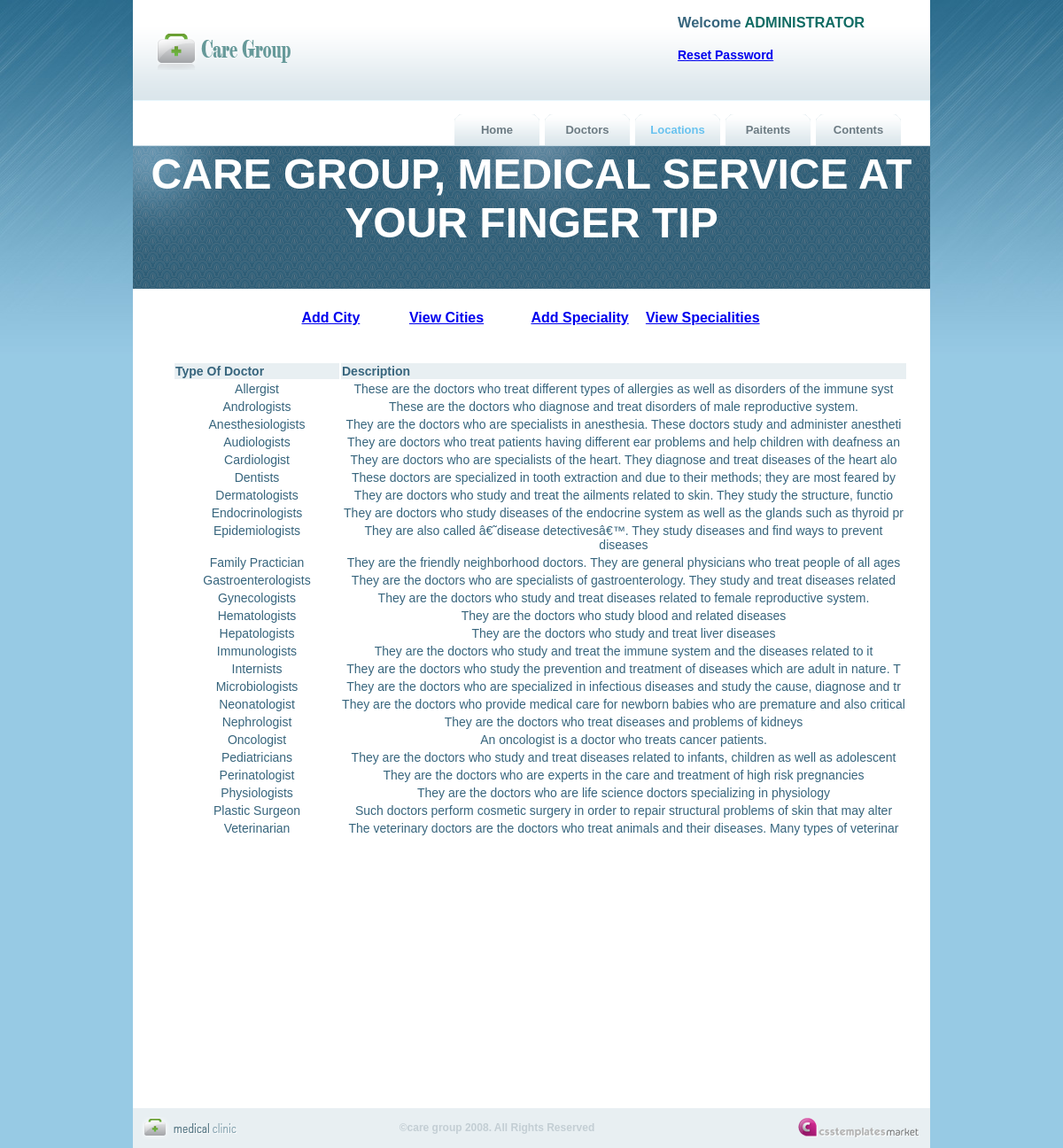
Page /TypesOfDoctors.php (signed in) on the committed database.
### tables this page shows
CREATE TABLE `doc_types` (
  `spec_id` varchar(30) NOT NULL,
  `Description` varchar(100) NOT NULL,
  PRIMARY KEY  (`spec_id`)
);

### Include/db.php (called while the page is built, shortened)
<?php
    class DataManager
    {
        var $user = "Admin";
        var $pass = "P@SSW)RD";
        var $dbHost = "localhost";
        function DataManager()
        {
            $this->con = mysql_connect($this->dbHost, $this->user, $this->pass)
            or die ("Could not connect to db: " . mysql_error());
		}
		function getSpecs()
		{
			return mysql_query("SELECT * FROM doc_types ORDER BY spec_id");
		}
	}
?>

### TypesOfDoctors.php (the view, shortened to what this page needs)
<?php
require_once("Include/db.php");
$db=new DataManager();
    if (array_key_exists("User", $_SESSION) && $_SESSION['ROLE']=='ADMIN')
    {
		$user=$_SESSION['User'];
     }
    else
    {
        header('Location: login.php' );
    }
?>
<!DOCTYPE HTML>
<html>
<head>
<link href="Style/style.css" rel="stylesheet" type="text/css">
</head>
<body>
<div id="main_container">
  <div class="header">
    	<div id="logo"><a href="index.php"><img src="Style/images/logo.png" alt="" title="" width="162" height="54" border="0" /></a></div>
   	<div class="right_header">
      <div class="top_menu">
        <h3>Welcome  <span class="dark_blue"><?php echo $user;?></span></h3>
            <h4><a href="changePW.php">Reset Password</a></h4>
      </div>
      <div id="menu">
                <ul>
                     <li><a href="AdminHome.php" title="">Home</a></li>
                    <li><a href="ViewDoctors.php" title="">Doctors</a></li>
                    <li><a class="current" href="Locations.php" title="">Locations</a></li>
                    <li><a href="Paitents.php" title="">Paitents</a></li>
                    <li><a href="AddContent.php" title="">Contents</a></li>
                </ul>
      </div>
    </div>
  </div>
    <div class="pattern_bg1">
   <marquee> <h1><font size="+6">CARE GROUP, MEDICAL SERVICE AT YOUR FINGER TIP</font></h1></p></marquee>
  </div>
    <div id="main_content">
     <br/>
    <table width="540" align="center">
      <tr align="center">
        <td width="117"><h2><a href="Locations.php"><strong>Add City</strong></a></h2></td>
        <td width="133"><h2><a href="ViewCities.php"><strong>View Cities</strong></a></h2></td>
        <td width="125"><h2><a href="Locations.php"><strong>Add Speciality</strong></a></h2></td>
        <td width="145"><h2><a href="TypesOfDoctors.php"><strong>View Specialities</strong></a></h2></td>
      </tr>
    </table>
    <p>&nbsp;</p>
    <div id="programMenu">
      <table width="830" border="0" align="center">
        <tr bgcolor="#E8EFF2">
          <th width="184"><strong>Type Of Doctor</strong></th>
          <th width="636"><strong>Description</strong></th>
        </tr>
        <?php
			$result=$db->getSpecs();
			while($row=mysql_fetch_array($result))
			{
			echo '
			  <tr align="center" valign="baseline">
				<td>'.$row[0].'</td>
				<td>'.$row[1].'</td>
			  </tr>';
			}
		?>
      </table>
    </div>
    </div>
</div>
     <div id="footer">
     	<div class="copyright">
        <img src="Style/images/footer_logo.gif" alt="" title="" />
        </div>
        <div class="center_footer">&copy;care group 2008. All Rights Reserved</div>
   	   <div class="footer_links">
        <a href="http://csstemplatesmarket.com"><img src="Style/images/csstemplatesmarket.gif" alt="csstemplatesmarket" title="csstemplatesmarket" border="0" /></a><br />
   	   </div>
    </div>
</body>
</html>

### Style/style.css (style rules this page uses)
body { background:url(images/bg.jpg) no-repeat top center #97cae4; margin:0px; padding:0px; font-family:Arial, Helvetica, sans-serif; font-size:14px; color: #37657D; }
p { margin:0px; padding:0 0 5px 0; line-height:17px; text-align:left; color: #37657D; }
h1 { color:#fff; font-size:16px; font-weight:bold; margin:0px; padding:5px 0 5px 0; }
h2 { color:#759f1b; font-size:16px; float:left; font-weight:bold; margin:0px; padding:5px 0 0 0; }
span.dark_blue { color:#116c64; }
#main_container { width:900px; height:auto; margin:auto; background-color:#fff; }
.header { width:900px; height:114px; margin:auto; background:url(images/header_bg.gif) repeat-x; }
.right_header { float:right; width:550px; }
#logo { padding:30px 0 0 20px; float:left; }
#menu { width:540px; height:35px; float:right; padding:40px 0 0 0; }
#menu ul { list-style:none;padding:0px;margin:0px;display:block; font-weight:bold; }
#menu ul li { list-style:none;display:inline;float:left;width:96px;height:35px;padding:0px;line-height:35px;font-size:13px;margin:0 3px 0 3px; }
#menu ul li a { height:35px; width:96px;float:left;text-decoration:none;padding:0px;margin:0px;color:#6c7b83;text-align:center; background:url(images/menu_bt.gif) no-repeat center; }
#menu ul li a.current { height:35px;width:96px;float:left;text-decoration:none;padding:0px;margin:0px;color: #68C2EF;background:url(images/menu_bt.gif) no-repeat center; }
.top_menu { width:285px; float:right; }
.pattern_bg1 { width:900px; height:162px; clear:both; margin:auto; text-align:center; background:url(images/pattern_bg.gif) no-repeat center; }
#main_content { width:885px; height: autopx; margin: auto; padding:0 0 0 15px; }
#programMenu { width:850px; height:auto; float:right; margin-top: 10px; margin-right: 10px; margin-bottom: 300px; margin-left: 10px; padding: 5px; text-align: left; }
ol,ul,li { margin:auto; list-style:none; line-height:15px; }
#footer { margin:auto; width:900px; height:45px; color:#508aa1; background-color:#e8eff2; }
.copyright { float:left; padding:10px 0 0 10px; }
.center_footer { color:#c3ced4; font-size:12px; font-weight:bold; width:550px; padding:15px; text-align:center; float:left; }
.footer_links { float:right; padding:10px 10px 0 0; }

### rows in the picture
doc_types: spec_id "Allergist", Description "These are the doctors who treat different types of allergies as well as disorders of the immune syst"
doc_types: spec_id "Andrologists", Description "These are the doctors who diagnose and treat disorders of male reproductive system."
doc_types: spec_id "Anesthesiologists", Description "They are the doctors who are specialists in anesthesia. These doctors study and administer anestheti"
doc_types: spec_id "Audiologists", Description "They are doctors who treat patients having different ear problems and help children with deafness an"
doc_types: spec_id "Cardiologist", Description "They are doctors who are specialists of the heart. They diagnose and treat diseases of the heart alo"
doc_types: spec_id "Dentists", Description "These doctors are specialized in tooth extraction and due to their methods; they are most feared by"
doc_types: spec_id "Dermatologists", Description "They are doctors who study and treat the ailments related to skin. They study the structure, functio"
doc_types: spec_id "Endocrinologists", Description "They are doctors who study diseases of the endocrine system as well as the glands such as thyroid pr"
doc_types: spec_id "Epidemiologists", Description "They are also called â€˜disease detectivesâ€™. They study diseases and find ways to prevent diseases"
doc_types: spec_id "Family Practician", Description "They are the friendly neighborhood doctors. They are general physicians who treat people of all ages"
doc_types: spec_id "Gastroenterologists", Description "They are the doctors who are specialists of gastroenterology. They study and treat diseases related"
doc_types: spec_id "Gynecologists", Description "They are the doctors who study and treat diseases related to female reproductive system."
doc_types: spec_id "Hematologists", Description "They are the doctors who study blood and related diseases"
doc_types: spec_id "Hepatologists", Description "They are the doctors who study and treat liver diseases"
doc_types: spec_id "Immunologists", Description "They are the doctors who study and treat the immune system and the diseases related to it"
doc_types: spec_id "Internists", Description "They are the doctors who study the prevention and treatment of diseases which are adult in nature. T"
doc_types: spec_id "Microbiologists", Description "They are the doctors who are specialized in infectious diseases and study the cause, diagnose and tr"
doc_types: spec_id "Neonatologist", Description "They are the doctors who provide medical care for newborn babies who are premature and also critical"
doc_types: spec_id "Nephrologist", Description "They are the doctors who treat diseases and problems of kidneys"
doc_types: spec_id "Oncologist", Description "An oncologist is a doctor who treats cancer patients."
doc_types: spec_id "Pediatricians", Description "They are the doctors who study and treat diseases related to infants, children as well as adolescent"
doc_types: spec_id "Perinatologist", Description "They are the doctors who are experts in the care and treatment of high risk pregnancies"
doc_types: spec_id "Physiologists", Description "They are the doctors who are life science doctors specializing in physiology"
doc_types: spec_id "Plastic Surgeon", Description "Such doctors perform cosmetic surgery in order to repair structural problems of skin that may alter"
doc_types: spec_id "Veterinarian", Description "The veterinary doctors are the doctors who treat animals and their diseases. Many types of veterinar"

### other values in the picture
$user "ADMINISTRATOR"
